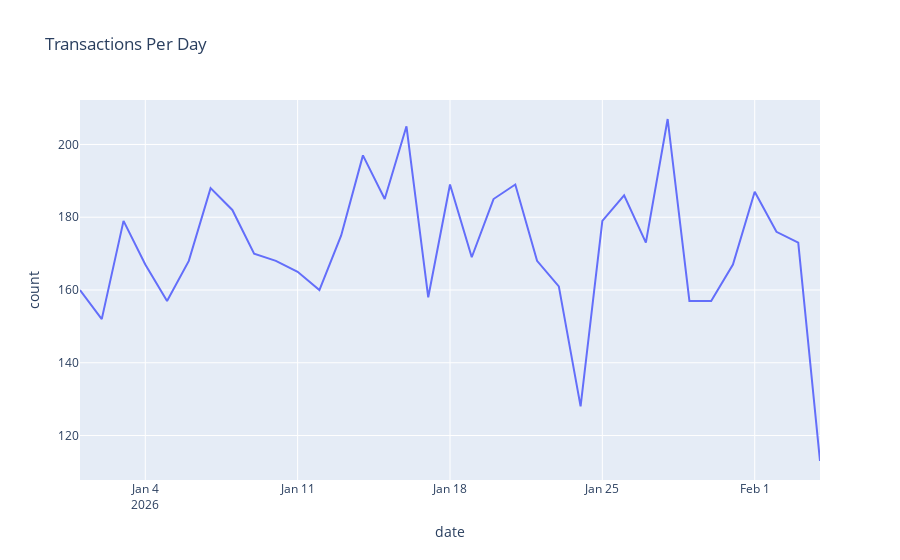

Notebook source saved alongside this figure:
### Markdown cell above
### 4. Transaction Trends Over Time

### Code cell
daily_counts = data.groupby(data['timestamp'].dt.date)['label_category'].count().reset_index()
daily_counts.columns = ['date','count']

fig = px.line(daily_counts, x='date', y='count', title='Transactions Per Day')
fig.show()

### Figure 1 — Plotly figure (JSON) as saved in the notebook; plotly's stock layout.template omitted (floating-point values rounded to 4 significant figures)
{"data": [{"hovertemplate": "date=%{x}<br>count=%{y}<extra></extra>", "legendgroup": "", "line": {"color": "#636efa", "dash": "solid"}, "marker": {"symbol": "circle"}, "mode": "lines", "name": "", "orientation": "v", "showlegend": false, "type": "scatter", "x": ["2026-01-01", "2026-01-02", "2026-01-03", "2026-01-04", "2026-01-05", "2026-01-06", "2026-01-07", "2026-01-08", "2026-01-09", "2026-01-10", "2026-01-11", "2026-01-12", "2026-01-13", "2026-01-14", "2026-01-15", "2026-01-16", "2026-01-17", "2026-01-18", "2026-01-19", "2026-01-20", "2026-01-21", "2026-01-22", "2026-01-23", "2026-01-24", "2026-01-25", "2026-01-26", "2026-01-27", "2026-01-28", "2026-01-29", "2026-01-30", "2026-01-31", "2026-02-01", "2026-02-02", "2026-02-03", "2026-02-04"], "xaxis": "x", "y": [160, 152, 179, 167, 157, 168, 188, 182, 170, 168, 165, 160, 175, 197, 185, 205, 158, 189, 169, 185, 189, 168, 161, 128, 179, 186, 173, 207, 157, 157, 167, 187, 176, 173, 113], "yaxis": "y"}], "layout": {"legend": {"tracegroupgap": 0}, "title": {"text": "Transactions Per Day"}, "xaxis": {"anchor": "y", "domain": [0, 1], "title": {"text": "date"}}, "yaxis": {"anchor": "x", "domain": [0, 1], "title": {"text": "count"}}}}
